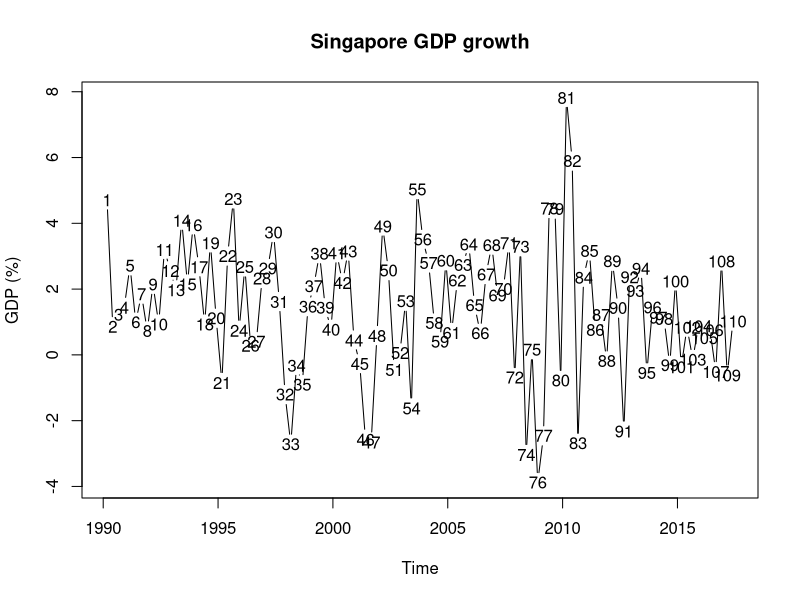
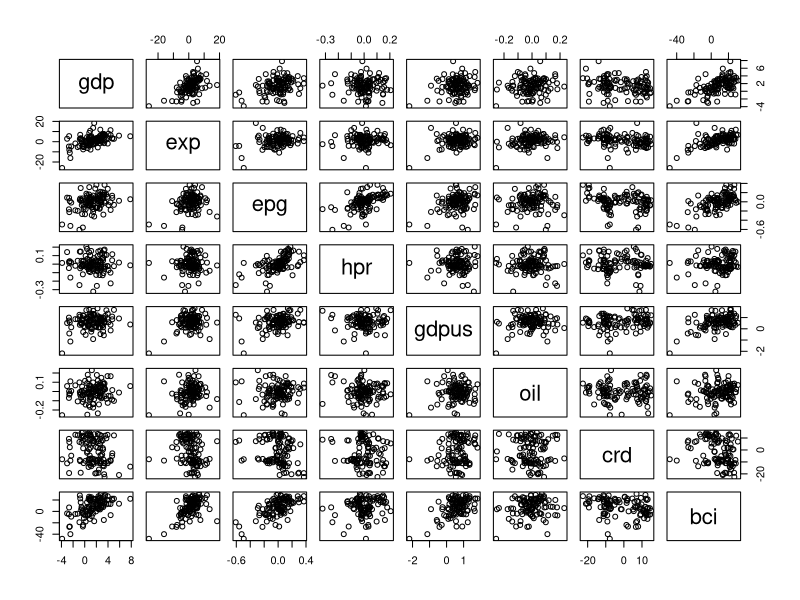

The R source for these figures, in order:
# Question 1
P <- function(C, FV, n, y){
  t <- seq(0.5, n, 0.5)
  P <- sum(C*exp(-y*t))+FV*exp(-y[2*n]*t[n])
  return(P)
}
y <- c(0.1,0.2)
P(10,10,1,y)

  

#### Question 3 ####
# Part a
dataset <- read.csv(file = "singapore.economy.csv", header = T)
# Part b
dataset <- na.omit(dataset)
# Part c
dataset$time <- ts(dataset$time)
plot(dataset$time,dataset$gdp,
     type='l',
     xlab='Time',ylab='GDP (%)',main='Singapore GDP growth')
# Part d
dataset$period <- factor(dataset$period)
m <- aggregate(dataset$gdp, by=list(dataset$period), FUN = mean)
s <- aggregate(dataset$gdp, by=list(dataset$period), FUN = sd)
stat.table <- cbind(m, s[,2])
colnames(stat.table) <- c('Period','Mean','St dev')
stat.table
# Part e
pairs(dataset[,3:dim(dataset)[2]])
# Part f
mdl1 <- lm(gdp~exp, data = dataset)
summary(mdl1)
# Part g
mdl2 <- lm(gdp~exp+epg+hpr+oil+gdpus+crd, data = dataset)
summary(mdl2)
# Part h
q <- quantile(dataset$gdp,probs = 0.05)
state <- factor(ifelse(dataset$gdp < q, "crisis", "normal"))
dataset <- data.frame(cbind(dataset, state))
train <- dataset[dataset$time<2008,]
test <- dataset[dataset$time>=2008,]
mdl3 <- glm(state~bci, data = train, family = binomial)
summary(mdl3)
prob <- predict(mdl3, newdata = test, type = 'response')
contrasts(state)
pred <- ifelse(prob<0.05, "crisis","normal")
conf.mat <- table(pred, test$state)
mean(pred==test$state)
conf.mat
